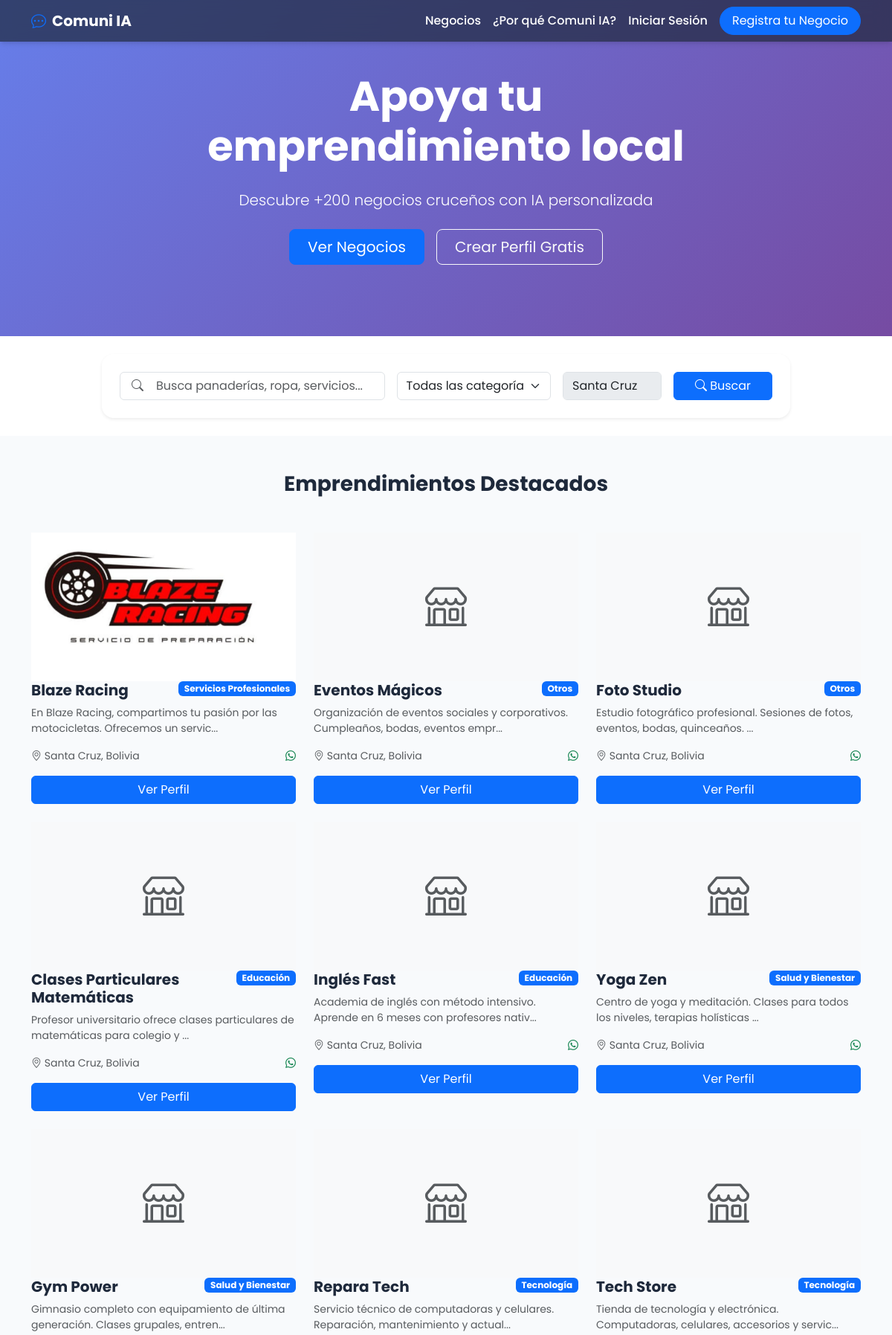
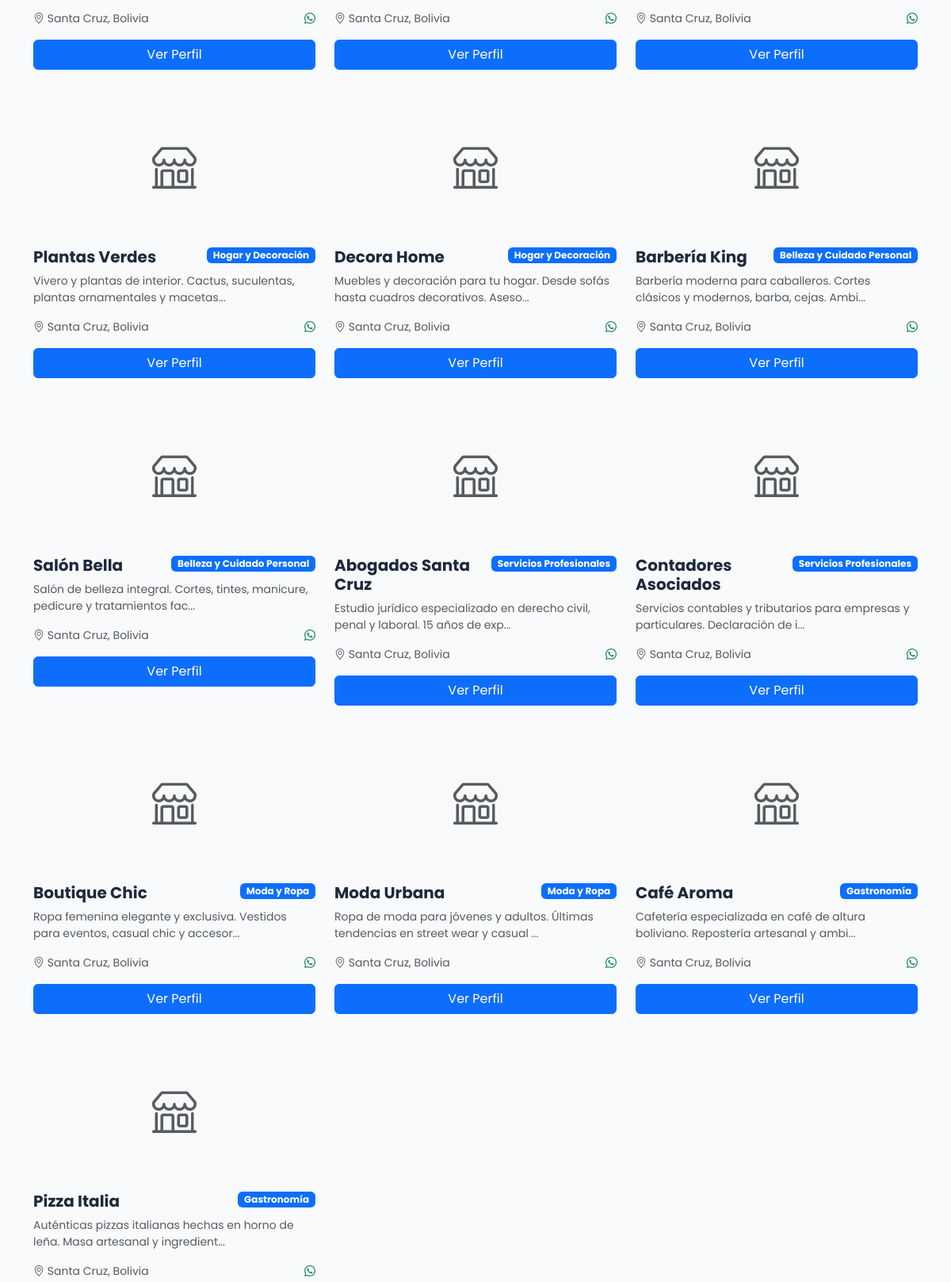
The page / (upper part) on the database its author committed (2 pictures, top to bottom).
### app.py (models this page shows)
class Business(db.Model):
    __tablename__ = 'businesses'
    id = db.Column(db.Integer, primary_key=True)
    name = db.Column(db.String(160), nullable=False)
    description = db.Column(db.Text, nullable=False)
    logo = db.Column(db.String(500), nullable=True)  # Ruta relativa a static/uploads
    location = db.Column(db.String(160), nullable=False, default="Santa Cruz, Bolivia")
    category = db.Column(db.String(100), nullable=False, default="Servicios")
    phone = db.Column(db.String(20), nullable=True)
    latitude = db.Column(db.Float, nullable=True)
    longitude = db.Column(db.Float, nullable=True)
    email = db.Column(db.String(120), nullable=True)
    whatsapp = db.Column(db.String(20), nullable=True)
    reviews = db.relationship('Review', backref='business', lazy=True, cascade="all, delete-orphan")
    products = db.relationship('Product', backref='business', lazy=True, cascade="all, delete-orphan")
    favorited_by = db.relationship('User', secondary=favorites, lazy='subquery', backref=db.backref('favorite_businesses', lazy=True))
    viewed_by = db.relationship('User', secondary=business_views, lazy='subquery', backref=db.backref('viewed_businesses', lazy=True))

### app.py (the view, shortened to what this page needs)
@app.route('/', strict_slashes=False)
def home():
    search_query = request.args.get('search', '').strip()
    category_filter = request.args.get('category', '').strip()
    query = Business.query
    if category_filter and category_filter != 'Todas las categorías':
        query = query.filter(Business.category == category_filter)
    businesses = query.order_by(Business.id.desc()).all()
    categories = ["Gastronomía", "Moda y Ropa", "Servicios Profesionales",
                  "Belleza y Cuidado Personal", "Hogar y Decoración",
                  "Tecnología", "Salud y Bienestar", "Educación", "Otros"]
    return render_template('index.html', businesses=businesses,
                         categories=categories,
                         search_query=search_query,
                         category_filter=category_filter)

### templates/index.html (shortened to what this page needs)
{% extends "layout.html" %}
{% block content %}
<section class="hero-section py-5 animate-fade-in">
  <div class="container text-center py-5">
    <div class="row justify-content-center">
      <div class="col-lg-8">
        <h1 class="display-4 fw-bold mb-4">Apoya tu emprendimiento local</h1>
        <p class="lead mb-4 opacity-90">Descubre +200 negocios cruceños con IA personalizada</p>
        <div class="d-flex justify-content-center gap-3 flex-wrap">
          <a href="#destacados" class="btn btn-primary btn-lg px-4">Ver Negocios</a>
          <a href="{{ url_for('register_client') }}" class="btn btn-outline-light btn-lg px-4">Crear Perfil Gratis</a>
        </div>
      </div>
    </div>
  </div>
</section>
<section class="py-4 bg-white">
  <div class="container">
    <div class="row justify-content-center">
      <div class="col-lg-10">
        <div class="search-card p-4 rounded-4 shadow-sm">
          <form method="GET" action="{{ url_for('home') }}" class="row g-3 align-items-end">
            <div class="col-md-5">
              <div class="position-relative">
                <i class="bi bi-search position-absolute top-50 start-0 translate-middle-y ms-3 text-muted"></i>
                <input name="search" class="form-control ps-5" type="text"
                       placeholder="Busca panaderías, ropa, servicios..."
                       value="{{ search_query if search_query else '' }}">
              </div>
            </div>
            <div class="col-md-3">
              <select name="category" class="form-select">
                <option value="">Todas las categorías</option>
              </select>
            </div>
            <div class="col-md-2">
              <input class="form-control" value="Santa Cruz" disabled>
            </div>
            <div class="col-md-2">
              <button type="submit" class="btn btn-primary w-100">
                <i class="bi bi-search"></i> Buscar
              </button>
            </div>
          </form>
        </div>
      </div>
    </div>
  </div>
</section>
<section id="destacados" class="py-5">
  <div class="container">
    <h2 class="h3 text-center mb-5 fw-bold">Emprendimientos Destacados</h2>
    <div class="row g-4" id="business-grid">
      {% for b in businesses %}
      <div class="col-lg-4 col-md-6">
        <div class="card-business h-100 animate-slide-up">
          {% if b.logo %}
          <img src="{{ url_for('static', filename='uploads/' + b.logo) }}" class="card-img-top" alt="{{ b.name }}" loading="lazy" style="height: 200px; object-fit: cover;">
          {% else %}
          <div class="card-img-top bg-light d-flex align-items-center justify-content-center" style="height: 200px;">
            <i class="bi bi-shop display-4 text-muted"></i>
          </div>
          {% endif %}
          <div class="card-body">
            <div class="d-flex justify-content-between align-items-start mb-2">
              <h5 class="card-title fw-bold mb-0">{{ b.name }}</h5>
              <span class="badge bg-primary">{{ b.category }}</span>
            </div>
            <p class="card-text text-muted small mb-3">{{ b.description[:80] }}...</p>
            <div class="d-flex justify-content-between align-items-center mb-3">
              <small class="text-muted"><i class="bi bi-geo-alt"></i> {{ b.location }}</small>
              {% if b.whatsapp %}
              <small class="text-success"><i class="bi bi-whatsapp"></i></small>
              {% endif %}
            </div>
            <a href="{{ url_for('profile', id=b.id) }}" class="btn btn-primary w-100">Ver Perfil</a>
          </div>
        </div>
      </div>
      {% else %}
      <div class="col-12 text-center py-5">
        <i class="bi bi-shop display-1 text-muted mb-4"></i>
        <h3>Aún no hay negocios</h3>
        <p class="text-muted">¡Sé el primero! <a href="{{ url_for('join') }}">Registra tu negocio</a></p>
      </div>
      {% endfor %}
    </div>
  </div>
</section>
{% endblock %}

### static/css/styles.css (style rules this page uses)
:root { --primary-color: #667eea; --secondary-color: #764ba2; --text-dark: #1e293b; --text-light: #64748b; --bg-light: #f8fafc; --white: #ffffff; --border-color: #e2e8f0; --shadow: 0 4px 6px -1px rgba(0, 0, 0, 0.1), 0 2px 4px -2px rgba(0, 0, 0, 0.1); --shadow-lg: 0 10px 15px -3px rgba(0, 0, 0, 0.1), 0 4px 6px -4px rgba(0, 0, 0, 0.1); }
body { font-family: 'Poppins', sans-serif; background-color: var(--bg-light); color: var(--text-dark); }
.hero-section { background: linear-gradient(135deg, var(--primary-color) 0%, var(--secondary-color) 100%); color: var(--white); padding: 4rem 0; text-align: center; }
.card-img-top { height: 200px; object-fit: cover; }
.card-title { color: var(--text-dark); font-weight: 600; }
.animate-fade-in { animation: fadeIn 0.8s ease-in-out; }

### rows shown on the page
Business: logo (picture), name "Blaze Racing", category "Servicios Profesionales", description "En Blaze Racing, compartimos tu pasión por las motocicletas. Ofrecemos un servic", location "Santa Cruz, Bolivia"
Business: name "Eventos Mágicos", category "Otros", description "Organización de eventos sociales y corporativos. Cumpleaños, bodas, eventos empr", location "Santa Cruz, Bolivia"
Business: name "Foto Studio", category "Otros", description "Estudio fotográfico profesional. Sesiones de fotos, eventos, bodas, quinceaños.", location "Santa Cruz, Bolivia"
Business: name "Clases Particulares Matemáticas", category "Educación", description "Profesor universitario ofrece clases particulares de matemáticas para colegio y", location "Santa Cruz, Bolivia"
Business: name "Inglés Fast", category "Educación", description "Academia de inglés con método intensivo. Aprende en 6 meses con profesores nativ", location "Santa Cruz, Bolivia"
Business: name "Yoga Zen", category "Salud y Bienestar", description "Centro de yoga y meditación. Clases para todos los niveles, terapias holísticas", location "Santa Cruz, Bolivia"
Business: name "Gym Power", category "Salud y Bienestar", description "Gimnasio completo con equipamiento de última generación. Clases grupales, entren", location "Santa Cruz, Bolivia"
Business: name "Repara Tech", category "Tecnología", description "Servicio técnico de computadoras y celulares. Reparación, mantenimiento y actual", location "Santa Cruz, Bolivia"
Business: name "Tech Store", category "Tecnología", description "Tienda de tecnología y electrónica. Computadoras, celulares, accesorios y servic", location "Santa Cruz, Bolivia"
Business: name "Plantas Verdes", category "Hogar y Decoración", description "Vivero y plantas de interior. Cactus, suculentas, plantas ornamentales y macetas", location "Santa Cruz, Bolivia"
Business: name "Decora Home", category "Hogar y Decoración", description "Muebles y decoración para tu hogar. Desde sofás hasta cuadros decorativos. Aseso", location "Santa Cruz, Bolivia"
Business: name "Barbería King", category "Belleza y Cuidado Personal", description "Barbería moderna para caballeros. Cortes clásicos y modernos, barba, cejas. Ambi", location "Santa Cruz, Bolivia"
Business: name "Salón Bella", category "Belleza y Cuidado Personal", description "Salón de belleza integral. Cortes, tintes, manicure, pedicure y tratamientos fac", location "Santa Cruz, Bolivia"
Business: name "Abogados Santa Cruz", category "Servicios Profesionales", description "Estudio jurídico especializado en derecho civil, penal y laboral. 15 años de exp", location "Santa Cruz, Bolivia"
Business: name "Contadores Asociados", category "Servicios Profesionales", description "Servicios contables y tributarios para empresas y particulares. Declaración de i", location "Santa Cruz, Bolivia"
Business: name "Boutique Chic", category "Moda y Ropa", description "Ropa femenina elegante y exclusiva. Vestidos para eventos, casual chic y accesor", location "Santa Cruz, Bolivia"
Business: name "Moda Urbana", category "Moda y Ropa", description "Ropa de moda para jóvenes y adultos. Últimas tendencias en street wear y casual", location "Santa Cruz, Bolivia"
Business: name "Café Aroma", category "Gastronomía", description "Cafetería especializada en café de altura boliviano. Repostería artesanal y ambi", location "Santa Cruz, Bolivia"
Business: name "Pizza Italia", category "Gastronomía", description "Auténticas pizzas italianas hechas en horno de leña. Masa artesanal y ingredient", location "Santa Cruz, Bolivia"
